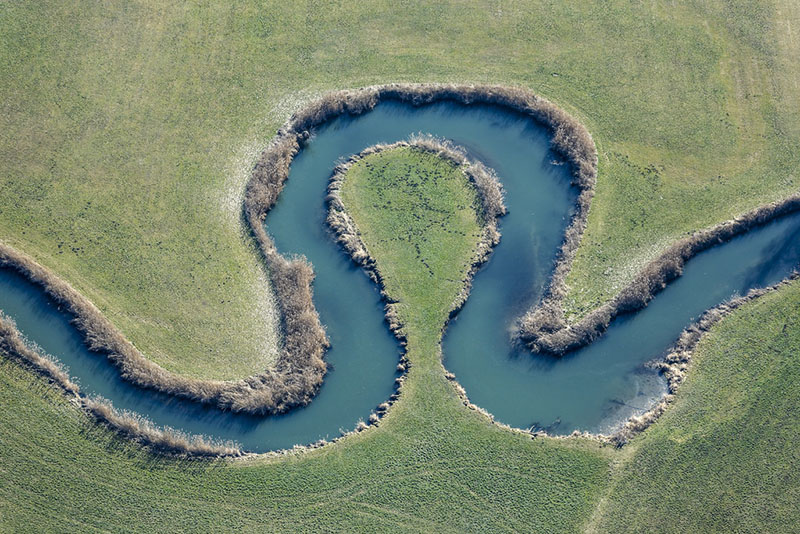
#> input picture GE2/presaved/river.jpg, 800 x 534 px
$ jupyter execute --allow-errors graded_exercise_2.ipynb   (shell and % lines are left out)
#> lines starting #> are read from the running program, lines starting #| are printed output that depends on the picture
### GE2/helpers_region_growing.py
import cv2
import numpy as np
import matplotlib.pyplot as plt

def load_img(img_path):
#> called with img_path = 'presaved/river.jpg'
    image = cv2.imread(img_path, cv2.IMREAD_COLOR)
#> image is the input picture: shape (534, 800, 3); mean B, G, R 113.2, 133.2, 117.9
    image = cv2.cvtColor(image, cv2.COLOR_BGR2RGB)
    image = cv2.GaussianBlur(image, ksize=(7, 7), sigmaX=2)
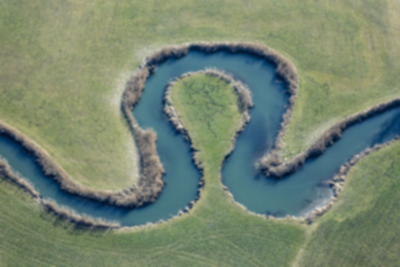
#> image: shape (534, 800, 3) (shown at 1/2 size); mean R, G, B 117.9, 133.2, 113.3

    resize_width = 400
    resize_height = int(image.shape[0] * resize_width / image.shape[1])
    image = cv2.resize(image, (resize_width, resize_height), interpolation=cv2.INTER_CUBIC)
#> image: shape (267, 400, 3)

    image = image.astype(np.float32) / 255

    return image

def display_init(image, seeds):
    j, i = seeds.T

    fig, axes = plt.subplots(1, 2, constrained_layout=True, dpi=150)
    axes[0].set_xticks([])
    axes[0].set_yticks([])
    axes[0].imshow(image)
    axes[0].set_title(f'Original Image {image.shape}')

    axes[1].set_xticks([])
    axes[1].set_yticks([])

    # plot the seeds, each with a separate color
    colors = ['red', 'yellow', 'blue']
    for n in range(seeds.shape[0]):
        axes[1].scatter([j[n]], [i[n]], color=colors[n])

    axes[1].imshow(image)
    axes[1].set_title('Original Image with Seeds')

# [44 lines left out: functions display, test_seg, compute_iou, not called in this run]

### GE2/graded_exercise_2.ipynb
[cell 1]
### These are all libraries you will need throughout this exercise.
### Be sure that this cell is compiled well.

import numpy as np
import matplotlib.pyplot as plt
import cv2

import dataclasses
import heapq
from typing import Any

# Welcome to the second graded exercise!

You are asked to fill in the code in a couple of cells throughout the exercise. Be sure that all the cells are compiling without any errors, otherwise you will get 0 for that cell.

Before you finish, please make sure to
* fill in your sciper number below;
* **upload only one file to Moodle: `graded_exercise_2.ipynb`**.

Good luck! :)

[cell 2]
### FILL IN YOUR SCIPER NUMBER
sciper_number = ...  # e.g. 123456

### The structure of this GE2 is the following:

100% of the grade is made up of three parts (23 points in total):

* Part 1: Region Growing Segmentation (7 points)
* Part 2: Min-Cut Segmentation (10 points)
* Part 3: Photometric Stereo Shape-from-Shading (6 points)

Before you start, we highly recommend to look through all the cells you will implement to get a better understanding what to expect. Once you start, read carefully all the documentation we provide and the notations we use in a current exercise.

Use your time wisely, it is very challenging to finish all the tasks in a short time you have.

### Good luck and show your best!

______

# Part 1: Region Growing (7 points)

In this section, you are asked to implement **a region growing algorithm for image segmentation**. For the detail of this method, we suggest you referring to the ***Segmentation*** lecture (slides 14-18).

We provide two examples: `image_river` and `image_dog`. For `image_river`, 3 seeds are provided and thus the image is expected to be segmented into 3 classes; for `image_dog`, the dog (foreground) should be segmented from  the background (2 classes). Feel free to use these images for debugging purposes.

First, in order to initialize a region around a seed and then grow it, one needs to find the neighbors of a center point. Therefore, you are asked to implement a **neighborhood searching function in Part 1.1**. Then we provide an implementation of a basic region growing method. You can check the segmentation results, using your neighborhood searching function. You may observe that some results are not satisfying using the basic method - in **Part 1.2 we then ask you to implement a more complicated region growing approach**.

### There are 2 exercises to implement (7 points in total):
* 1.1 `neighborhood` (1 point);
* 1.2 `region_growing_mean`(6 points).

*Note: both versions of region-growing algorithm take the function `neighborhood` that must also be implemented.
We assure you that if your implementation of the `neighborhood` function is incorrect, you still can get some points for `region_growing_mean`.*

[cell 3]
import helpers_region_growing

[cell 4]
image_river = helpers_region_growing.load_img('presaved/river.jpg')
seeds_river = np.array([[200,25], [200, 60], [200,250]]) # N_seeds x 2 (x,y)
helpers_region_growing.display_init(image_river, seeds_river)
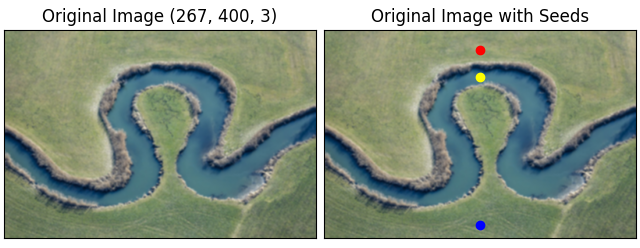
#> figure drawn by matplotlib, 2 panels

[cell 5]
image_dog = helpers_region_growing.load_img('presaved/dog.jpg')
#> call 2 of load_img, with img_path = 'presaved/dog.jpg'
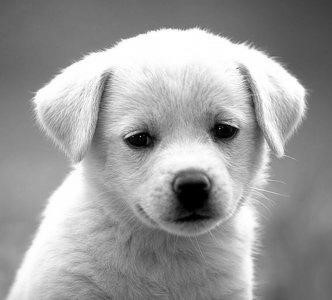
#> input picture GE2/presaved/dog.jpg, 332 x 300 px
#> in load_img, image is the input picture: shape (300, 332, 3); min 0, max 255, mean 155.7
#> (the rest of the program and of its run is left out)
